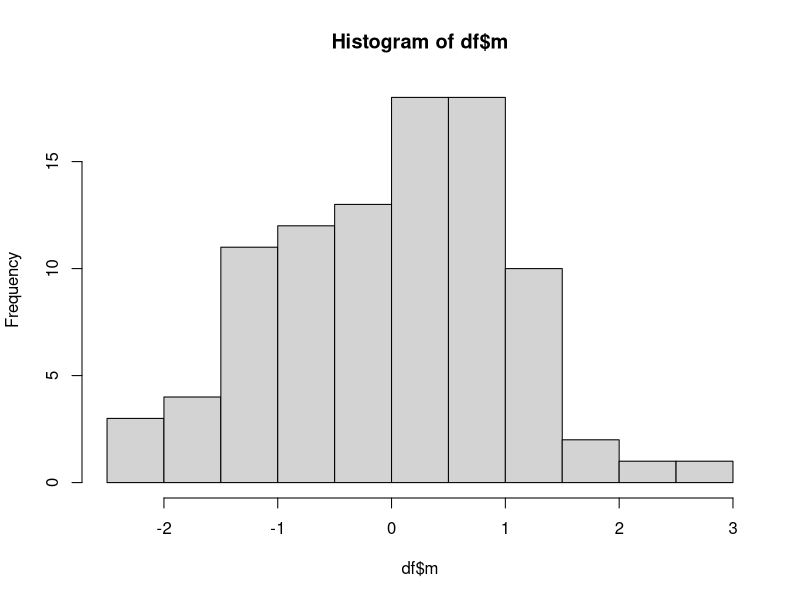
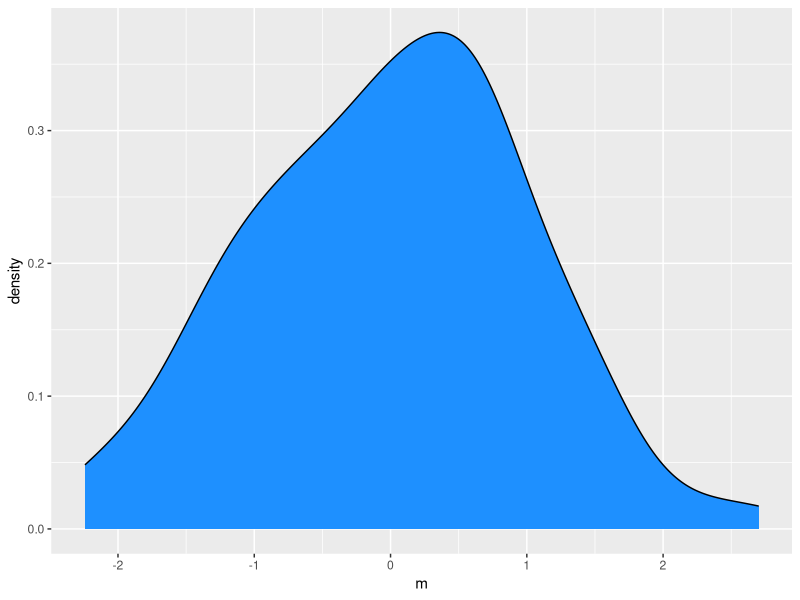
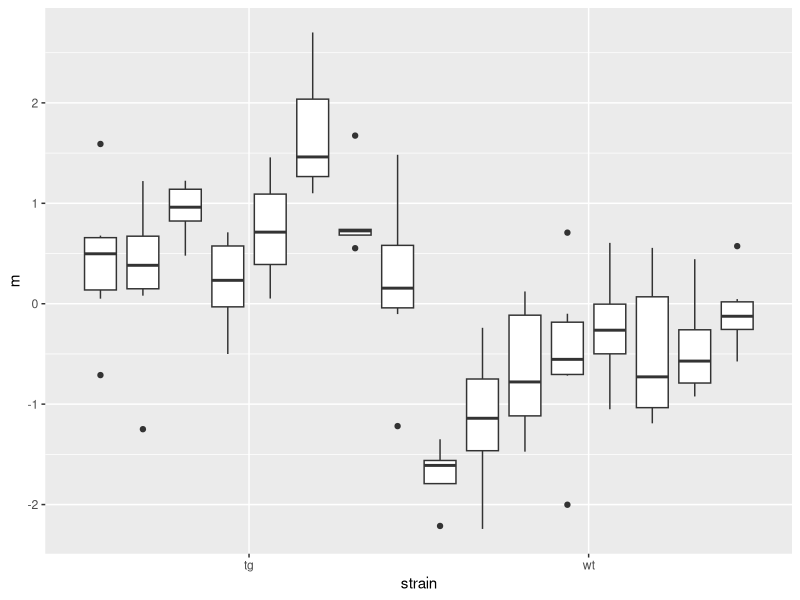
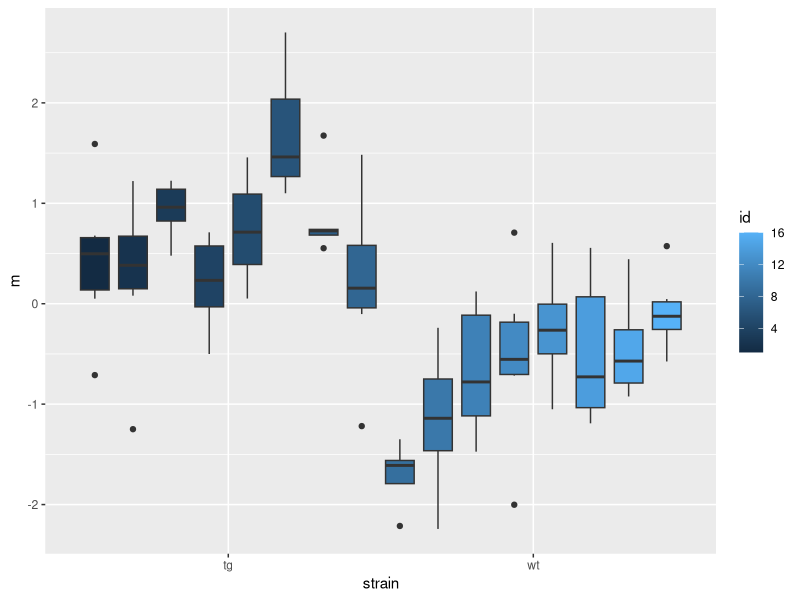
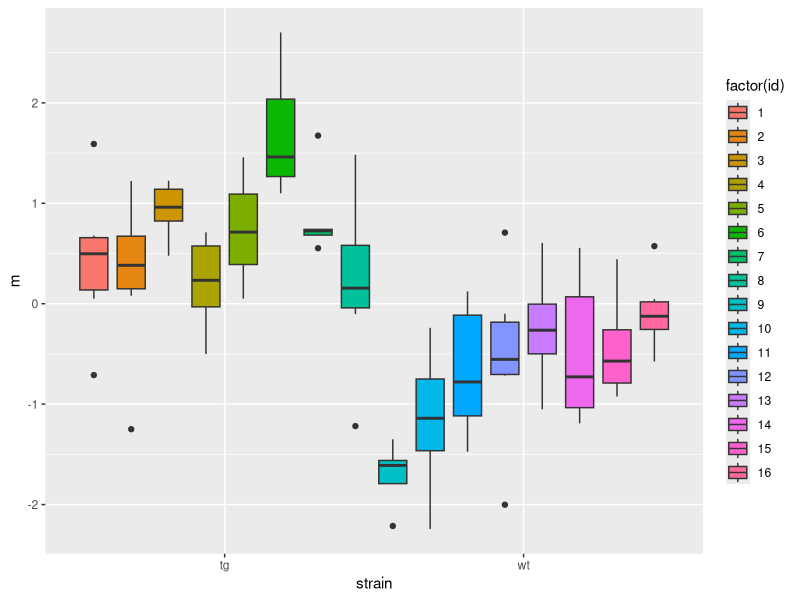
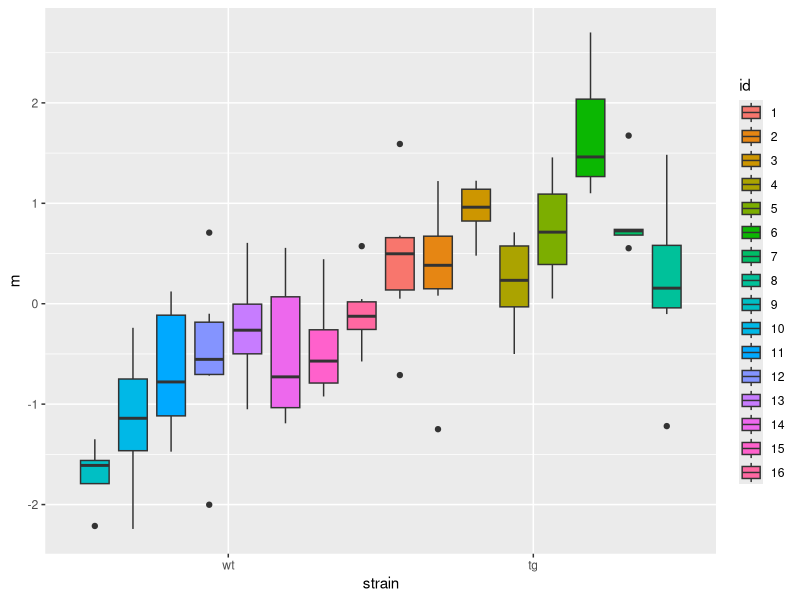
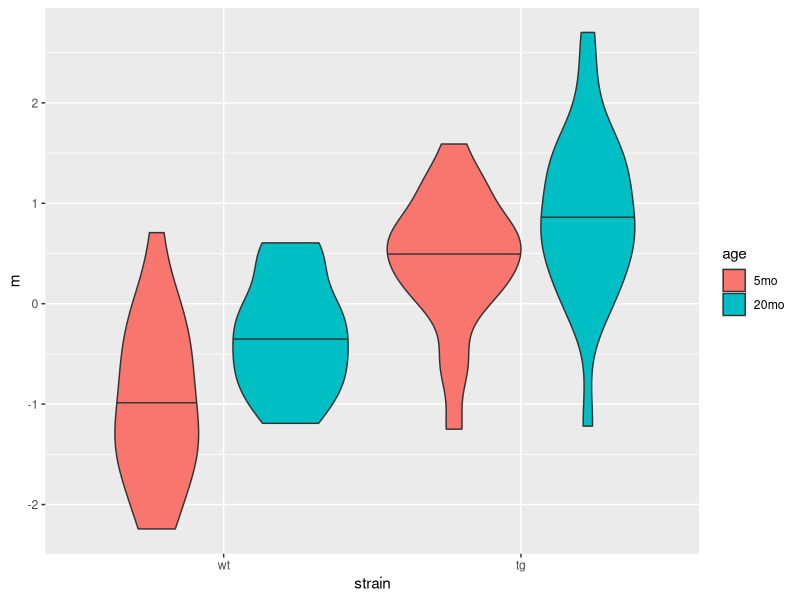
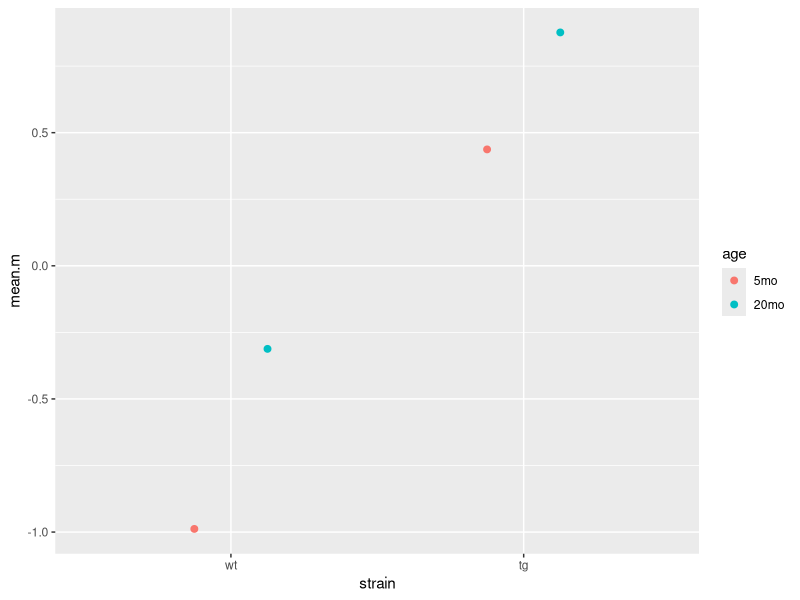

The R source for these figures, in order:
## ---- chunk 1
knitr::opts_chunk$set(echo = TRUE, warning = T, message = T)
## ---- chunk 2
library(dplyr)
library(ggplot2)
## ---- chunk 3
df <- read.csv("midichlorians.csv")
df$age <- factor(df$age, labels = c("5mo", "20mo")) # make t a factor with sensible labels

## ---- chunk 4
head(df)

## ---- chunk 5
xtabs(~strain + age, df)
table(df$strain)
## ---- chunk 6
hist(df$m)
## ---- chunk 7
ggplot(df, aes(x = m)) +
  geom_density(fill = "dodgerblue")
## ---- chunk 8
p <- ggplot(data = df, aes(x = strain, y = m, group = id))
## ---- chunk 9
p + geom_boxplot(position = position_dodge(width = 1))

## ---- chunk 10
p + geom_boxplot(position = position_dodge(width = 1), aes(fill = id))

## ---- chunk 11
p + geom_boxplot(position = position_dodge(width = 1), aes(fill = factor(id)))

## ---- chunk 12
df$id <- factor(df$id)
df$strain <- factor(df$strain, levels = c("wt", "tg"))

ggplot(data = df, aes(x = strain, y = m, group = id, fill = id)) +
     geom_boxplot(position = position_dodge(width = 1))


## ---- chunk 13
ggplot(df, aes(x = strain, y = m, fill = age)) +
  geom_violin(draw_quantiles = c(0.5))

## ---- chunk 14
df0 <- group_by(df, strain, age) %>%
  summarise(mean.m = mean(m), se.m = sd(m)/sqrt(sum(!is.na(m))))
df0
## ---- chunk 15
p <- ggplot(df0, aes(x = strain, y = mean.m, colour = age)) +
  geom_point(size = 2, position = position_dodge(width = 0.5))
p

p <- p + geom_errorbar(aes(min = mean.m - se.m, max = mean.m + se.m),
                  position = position_dodge(width = 0.5), width = 0.25)
p
## ---- chunk 16
p + scale_colour_manual(values = c("dodgerblue4", "firebrick"),
                        name = element_blank(),
                        labels = c("5 months old", "20 months old")) +
  theme(panel.grid.major = element_blank(),
        panel.grid.minor = element_blank(),
        panel.background = element_blank(),
        axis.line = element_line(colour = "black")) +
  labs(y = "Midichlorians (z)", x = "Strain")


